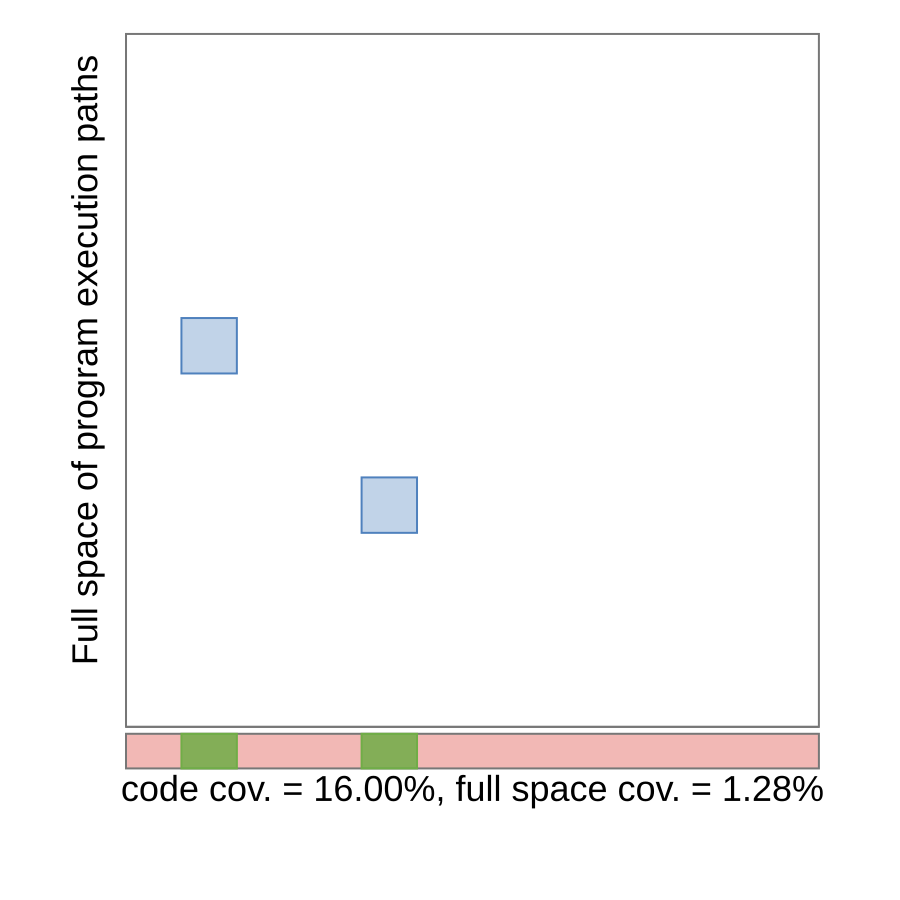

Generate this figure with gnuplot:
set terminal svg size 900,900 dynamic enhanced font "Arial,36"
set output "/home/runner/work/coverage-talk/coverage-talk/target/generated-slides/images/coverage-03.svg"

unset key
unset border
unset xtics
unset ytics

set xrange [0:1]
set yrange [-0.12:1.01]
set size ratio -1

set lmargin at screen 0.14
set rmargin at screen 0.98
set bmargin at screen 0.1
set tmargin at screen 0.97

set style fill solid 0.35 noborder

# Main square frame
set object 1 rect from 0,0 to 1,1 fs empty border rgb "#777777" lw 2

# Patches
set object 2 rect at 0.12,0.55 size 0.08,0.08 fc rgb "#4F81BD" fs solid 0.35 border rgb "#4F81BD" lw 2
set object 3 rect at 0.38,0.32 size 0.08,0.08 fc rgb "#4F81BD" fs solid 0.35 border rgb "#4F81BD" lw 2

# Axes of the main space
set arrow 1 from 0,0 to 1,0 nohead lw 2 lc rgb "#777777"
set arrow 2 from 0,0 to 0,1 nohead lw 2 lc rgb "#777777"

# Projection bar directly under X axis
set object 4 rect from 0,-0.06 to 1,-0.01 fc rgb "#F2B8B5" fs solid 1.0 border rgb "#777777" lw 2

# Green projected intervals
set object 5 rect from 0.08,-0.06 to 0.16,-0.01 fc rgb "#70AD47" fs solid 0.85 border rgb "#70AD47" lw 2
set object 6 rect from 0.34,-0.06 to 0.42,-0.01 fc rgb "#70AD47" fs solid 0.85 border rgb "#70AD47" lw 2

# Labels
set label 1 "Full space of program execution paths" at screen 0.095, screen 0.6 rotate by 90 center font ",36"
set label 2 "code cov. = 16.00%, full space cov. = 1.28%" at 0.5,-0.09 center font ",36"

plot 1/0 notitle
